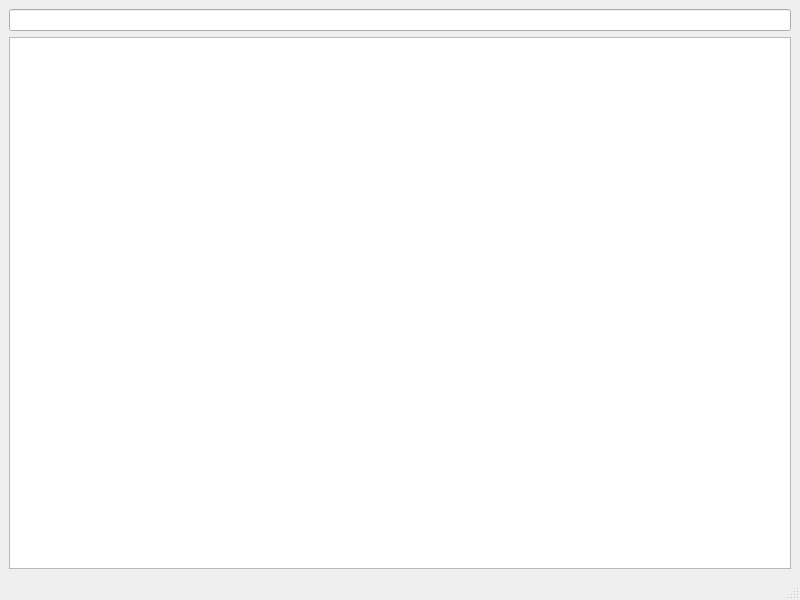
<?xml version="1.0" encoding="UTF-8"?>
<ui version="4.0">
 <class>MainWindow</class>
 <widget class="QMainWindow" name="MainWindow">
  <property name="geometry">
   <rect>
    <x>0</x>
    <y>0</y>
    <width>800</width>
    <height>600</height>
   </rect>
  </property>
  <property name="sizePolicy">
   <sizepolicy hsizetype="Maximum" vsizetype="Maximum">
    <horstretch>0</horstretch>
    <verstretch>0</verstretch>
   </sizepolicy>
  </property>
  <property name="windowTitle">
   <string>Noixle</string>
  </property>
  <property name="windowIcon">
   <iconset resource="../resources.qrc">
    <normaloff>:/resources/noixle.png</normaloff>:/resources/noixle.png</iconset>
  </property>
  <widget class="QWidget" name="centralwidget">
   <layout class="QVBoxLayout" name="verticalLayout">
    <item>
     <widget class="CommandLineEdit" name="lineEdit"/>
    </item>
    <item>
     <widget class="ZoomEnabledGraphicsView" name="graphicsView"/>
    </item>
   </layout>
  </widget>
  <widget class="StatusBar" name="statusbar"/>
 </widget>
 <customwidgets>
  <customwidget>
   <class>CommandLineEdit</class>
   <extends>QLineEdit</extends>
   <header>frontend/widgets/commandlineedit.h</header>
  </customwidget>
  <customwidget>
   <class>ZoomEnabledGraphicsView</class>
   <extends>QGraphicsView</extends>
   <header>frontend/widgets/zoomenabledgraphicsview.h</header>
  </customwidget>
  <customwidget>
   <class>StatusBar</class>
   <extends>QStatusBar</extends>
   <header>frontend/widgets/statusbar.h</header>
  </customwidget>
 </customwidgets>
 <resources>
  <include location="../resources.qrc"/>
 </resources>
 <connections/>
</ui>
